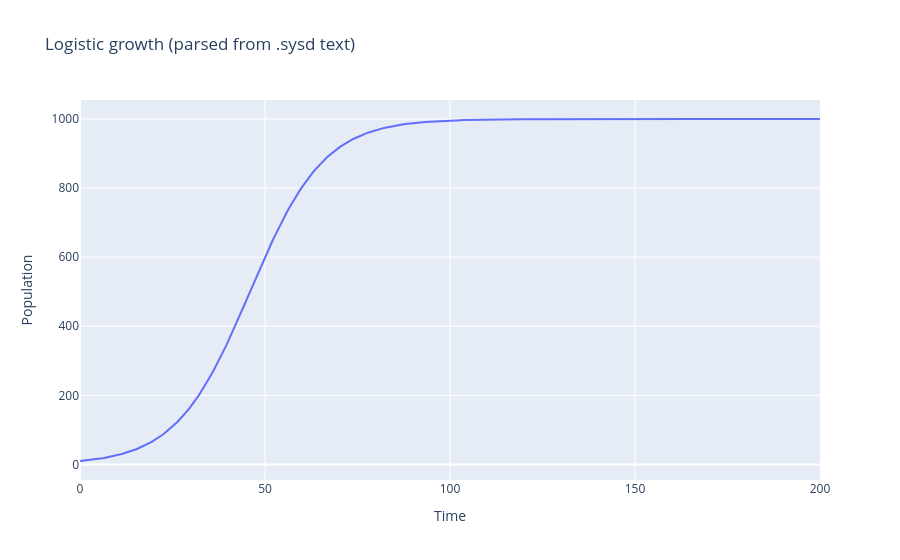

The notebook cell this image was saved under:
### Code cell
sysd_source = """\
// Simple population with carrying capacity
dt 0.5
from 0 to 200

aux growth_rate: 0.10
aux capacity: 1000.0

stock population: 10.0
  + births: growth_rate * population * (1 - population / capacity)
"""

m2 = parse_sysd(sysd_source)
r2 = m2.simulate()

fig2 = go.Figure(go.Scatter(
    x=r2.times, y=r2.values["population"], mode="lines", name="population",
))
fig2.update_layout(
    title="Logistic growth (parsed from .sysd text)",
    xaxis_title="Time", yaxis_title="Population",
    hovermode="x unified",
)
fig2.show()

print("final population:", round(r2.values["population"][-1], 2))

### Figure 1 — Plotly figure (JSON) as saved in the notebook; plotly's stock layout.template omitted (floating-point values rounded to 4 significant figures; data arrays with more than 128 entries replaced by an {"elided": "..."} marker saying what was removed)
{"data": [{"mode": "lines", "name": "population", "type": "scatter", "x": {"elided": "401 float values"}, "y": {"elided": "401 float values"}}], "layout": {"hovermode": "x unified", "title": {"text": "Logistic growth (parsed from .sysd text)"}, "xaxis": {"title": {"text": "Time"}}, "yaxis": {"title": {"text": "Population"}}}}
